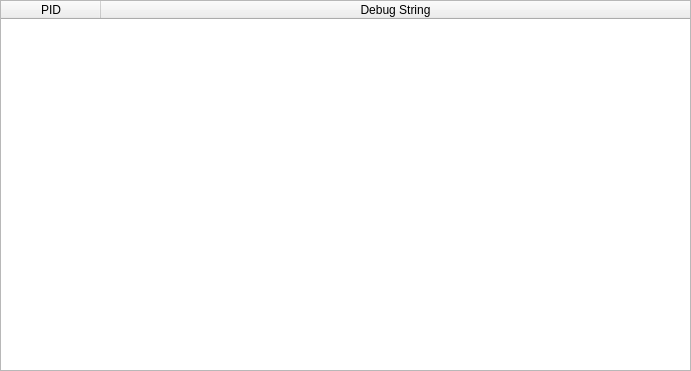
<?xml version="1.0" encoding="UTF-8"?>
<!--
 *
 * 	This file is part of Nanomite.
 *
 *    Nanomite is free software: you can redistribute it and/or modify
 *    it under the terms of the GNU General Public License as published by
 *    the Free Software Foundation, either version 3 of the License, or
 *    (at your option) any later version.
 *
 *    Nanomite is distributed in the hope that it will be useful,
 *    but WITHOUT ANY WARRANTY; without even the implied warranty of
 *    MERCHANTABILITY or FITNESS FOR A PARTICULAR PURPOSE.  See the
 *    GNU General Public License for more details.
 *
 *    You should have received a copy of the GNU General Public License
 *    along with Nanomite.  If not, see <http://www.gnu.org/licenses/>.
 *
 -->
<ui version="4.0">
 <class>qtDLGDebugStringsClass</class>
 <widget class="QWidget" name="qtDLGDebugStringsClass">
  <property name="geometry">
   <rect>
    <x>0</x>
    <y>0</y>
    <width>691</width>
    <height>371</height>
   </rect>
  </property>
  <property name="sizePolicy">
   <sizepolicy hsizetype="Expanding" vsizetype="Expanding">
    <horstretch>0</horstretch>
    <verstretch>0</verstretch>
   </sizepolicy>
  </property>
  <property name="windowTitle">
   <string>[ Nanomite ] - Debug Strings</string>
  </property>
  <property name="windowIcon">
   <iconset resource="qtDLGNanomite.qrc">
    <normaloff>:/DLGNanomite/Icons/IDI_MAIN.ico</normaloff>:/DLGNanomite/Icons/IDI_MAIN.ico</iconset>
  </property>
  <widget class="QWidget" name="verticalLayoutWidget">
   <property name="geometry">
    <rect>
     <x>0</x>
     <y>0</y>
     <width>691</width>
     <height>371</height>
    </rect>
   </property>
   <layout class="QVBoxLayout" name="verticalLayout">
    <item>
     <widget class="QTableWidget" name="tblDebugStrings">
      <property name="sizePolicy">
       <sizepolicy hsizetype="Expanding" vsizetype="Expanding">
        <horstretch>1</horstretch>
        <verstretch>1</verstretch>
       </sizepolicy>
      </property>
      <property name="contextMenuPolicy">
       <enum>Qt::CustomContextMenu</enum>
      </property>
      <property name="layoutDirection">
       <enum>Qt::LeftToRight</enum>
      </property>
      <property name="editTriggers">
       <set>QAbstractItemView::NoEditTriggers</set>
      </property>
      <property name="selectionBehavior">
       <enum>QAbstractItemView::SelectRows</enum>
      </property>
      <attribute name="horizontalHeaderStretchLastSection">
       <bool>true</bool>
      </attribute>
      <attribute name="verticalHeaderVisible">
       <bool>false</bool>
      </attribute>
      <attribute name="verticalHeaderDefaultSectionSize">
       <number>14</number>
      </attribute>
      <attribute name="verticalHeaderMinimumSectionSize">
       <number>14</number>
      </attribute>
      <column>
       <property name="text">
        <string>PID</string>
       </property>
      </column>
      <column>
       <property name="text">
        <string>Debug String</string>
       </property>
      </column>
     </widget>
    </item>
   </layout>
  </widget>
 </widget>
 <resources>
  <include location="qtDLGNanomite.qrc"/>
 </resources>
 <connections/>
</ui>
